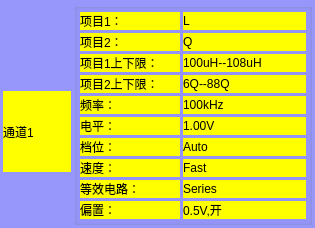
<?xml version="1.0" encoding="UTF-8"?>
<ui version="4.0">
 <class>clsChannelSettings</class>
 <widget class="QDialog" name="clsChannelSettings">
  <property name="geometry">
   <rect>
    <x>0</x>
    <y>0</y>
    <width>315</width>
    <height>203</height>
   </rect>
  </property>
  <property name="maximumSize">
   <size>
    <width>66666</width>
    <height>207</height>
   </size>
  </property>
  <property name="windowTitle">
   <string>Dialog</string>
  </property>
  <property name="styleSheet">
   <string notr="true">QDialog
{
	background-color:rgb(150,150,251);
}</string>
  </property>
  <layout class="QGridLayout" name="gridLayout_2">
   <property name="leftMargin">
    <number>3</number>
   </property>
   <property name="topMargin">
    <number>3</number>
   </property>
   <property name="rightMargin">
    <number>3</number>
   </property>
   <property name="bottomMargin">
    <number>3</number>
   </property>
   <property name="spacing">
    <number>3</number>
   </property>
   <item row="0" column="0">
    <layout class="QVBoxLayout" name="verticalLayout">
     <item>
      <layout class="QHBoxLayout" name="horizontalLayout">
       <item>
        <widget class="clsLabel" name="labelClose">
         <property name="minimumSize">
          <size>
           <width>31</width>
           <height>31</height>
          </size>
         </property>
         <property name="maximumSize">
          <size>
           <width>31</width>
           <height>31</height>
          </size>
         </property>
         <property name="text">
          <string/>
         </property>
         <property name="pixmap">
          <pixmap resource="images/res.qrc">:/close.ico</pixmap>
         </property>
        </widget>
       </item>
       <item>
        <spacer name="horizontalSpacer">
         <property name="orientation">
          <enum>Qt::Horizontal</enum>
         </property>
         <property name="sizeHint" stdset="0">
          <size>
           <width>13</width>
           <height>20</height>
          </size>
         </property>
        </spacer>
       </item>
      </layout>
     </item>
     <item>
      <spacer name="verticalSpacer">
       <property name="orientation">
        <enum>Qt::Vertical</enum>
       </property>
       <property name="sizeHint" stdset="0">
        <size>
         <width>20</width>
         <height>17</height>
        </size>
       </property>
      </spacer>
     </item>
     <item>
      <widget class="QLabel" name="labelChannel">
       <property name="minimumSize">
        <size>
         <width>66</width>
         <height>81</height>
        </size>
       </property>
       <property name="maximumSize">
        <size>
         <width>81</width>
         <height>16777215</height>
        </size>
       </property>
       <property name="styleSheet">
        <string notr="true">background-color: rgb(255, 255, 0);
font: 12pt &quot;楷体&quot;;</string>
       </property>
       <property name="text">
        <string>通道1</string>
       </property>
      </widget>
     </item>
     <item>
      <spacer name="verticalSpacer_2">
       <property name="orientation">
        <enum>Qt::Vertical</enum>
       </property>
       <property name="sizeHint" stdset="0">
        <size>
         <width>20</width>
         <height>40</height>
        </size>
       </property>
      </spacer>
     </item>
    </layout>
   </item>
   <item row="0" column="1">
    <widget class="QGroupBox" name="groupBox">
     <property name="minimumSize">
      <size>
       <width>238</width>
       <height>0</height>
      </size>
     </property>
     <property name="styleSheet">
      <string notr="true">font: 12pt &quot;楷体&quot;;</string>
     </property>
     <property name="title">
      <string/>
     </property>
     <layout class="QGridLayout" name="gridLayout">
      <property name="leftMargin">
       <number>3</number>
      </property>
      <property name="topMargin">
       <number>3</number>
      </property>
      <property name="rightMargin">
       <number>3</number>
      </property>
      <property name="bottomMargin">
       <number>3</number>
      </property>
      <property name="spacing">
       <number>3</number>
      </property>
      <item row="0" column="0">
       <layout class="QVBoxLayout" name="verticalLayout_2">
        <property name="spacing">
         <number>3</number>
        </property>
        <item>
         <widget class="QLabel" name="labelItem1">
          <property name="minimumSize">
           <size>
            <width>0</width>
            <height>0</height>
           </size>
          </property>
          <property name="maximumSize">
           <size>
            <width>100</width>
            <height>16777215</height>
           </size>
          </property>
          <property name="styleSheet">
           <string notr="true">background-color: rgb(255, 255, 0);
font: 12pt &quot;楷体&quot;;</string>
          </property>
          <property name="text">
           <string>项目1：</string>
          </property>
         </widget>
        </item>
        <item>
         <widget class="QLabel" name="labelItem2">
          <property name="minimumSize">
           <size>
            <width>0</width>
            <height>0</height>
           </size>
          </property>
          <property name="maximumSize">
           <size>
            <width>100</width>
            <height>16777215</height>
           </size>
          </property>
          <property name="styleSheet">
           <string notr="true">background-color: rgb(255, 255, 0);
font: 12pt &quot;楷体&quot;;</string>
          </property>
          <property name="text">
           <string>项目2：</string>
          </property>
         </widget>
        </item>
        <item>
         <widget class="QLabel" name="labelLimit1">
          <property name="minimumSize">
           <size>
            <width>0</width>
            <height>0</height>
           </size>
          </property>
          <property name="maximumSize">
           <size>
            <width>100</width>
            <height>16777215</height>
           </size>
          </property>
          <property name="styleSheet">
           <string notr="true">background-color: rgb(255, 255, 0);
font: 12pt &quot;楷体&quot;;</string>
          </property>
          <property name="text">
           <string>项目1上下限：</string>
          </property>
         </widget>
        </item>
        <item>
         <widget class="QLabel" name="labelLimit2">
          <property name="minimumSize">
           <size>
            <width>0</width>
            <height>0</height>
           </size>
          </property>
          <property name="maximumSize">
           <size>
            <width>100</width>
            <height>16777215</height>
           </size>
          </property>
          <property name="styleSheet">
           <string notr="true">background-color: rgb(255, 255, 0);
font: 12pt &quot;楷体&quot;;</string>
          </property>
          <property name="text">
           <string>项目2上下限：</string>
          </property>
         </widget>
        </item>
        <item>
         <widget class="QLabel" name="labelFreq">
          <property name="minimumSize">
           <size>
            <width>0</width>
            <height>0</height>
           </size>
          </property>
          <property name="maximumSize">
           <size>
            <width>100</width>
            <height>16777215</height>
           </size>
          </property>
          <property name="styleSheet">
           <string notr="true">background-color: rgb(255, 255, 0);
font: 12pt &quot;楷体&quot;;</string>
          </property>
          <property name="text">
           <string>频率：</string>
          </property>
         </widget>
        </item>
        <item>
         <widget class="QLabel" name="labelLevel">
          <property name="minimumSize">
           <size>
            <width>0</width>
            <height>0</height>
           </size>
          </property>
          <property name="maximumSize">
           <size>
            <width>100</width>
            <height>16777215</height>
           </size>
          </property>
          <property name="styleSheet">
           <string notr="true">background-color: rgb(255, 255, 0);
font: 12pt &quot;楷体&quot;;</string>
          </property>
          <property name="text">
           <string>电平：</string>
          </property>
         </widget>
        </item>
        <item>
         <widget class="QLabel" name="labelRange">
          <property name="minimumSize">
           <size>
            <width>0</width>
            <height>0</height>
           </size>
          </property>
          <property name="maximumSize">
           <size>
            <width>100</width>
            <height>16777215</height>
           </size>
          </property>
          <property name="styleSheet">
           <string notr="true">background-color: rgb(255, 255, 0);
font: 12pt &quot;楷体&quot;;</string>
          </property>
          <property name="text">
           <string>档位：</string>
          </property>
         </widget>
        </item>
        <item>
         <widget class="QLabel" name="labelSpeed">
          <property name="minimumSize">
           <size>
            <width>0</width>
            <height>0</height>
           </size>
          </property>
          <property name="maximumSize">
           <size>
            <width>100</width>
            <height>16777215</height>
           </size>
          </property>
          <property name="styleSheet">
           <string notr="true">background-color: rgb(255, 255, 0);
font: 12pt &quot;楷体&quot;;</string>
          </property>
          <property name="text">
           <string>速度：</string>
          </property>
         </widget>
        </item>
        <item>
         <widget class="QLabel" name="labelEqucct">
          <property name="minimumSize">
           <size>
            <width>0</width>
            <height>0</height>
           </size>
          </property>
          <property name="maximumSize">
           <size>
            <width>100</width>
            <height>16777215</height>
           </size>
          </property>
          <property name="styleSheet">
           <string notr="true">background-color: rgb(255, 255, 0);
font: 12pt &quot;楷体&quot;;</string>
          </property>
          <property name="text">
           <string>等效电路：</string>
          </property>
         </widget>
        </item>
        <item>
         <widget class="QLabel" name="labelBias">
          <property name="minimumSize">
           <size>
            <width>0</width>
            <height>0</height>
           </size>
          </property>
          <property name="maximumSize">
           <size>
            <width>100</width>
            <height>16777215</height>
           </size>
          </property>
          <property name="styleSheet">
           <string notr="true">background-color: rgb(255, 255, 0);
font: 12pt &quot;楷体&quot;;</string>
          </property>
          <property name="text">
           <string>偏置：</string>
          </property>
         </widget>
        </item>
       </layout>
      </item>
      <item row="0" column="1">
       <layout class="QVBoxLayout" name="verticalLayout_3">
        <property name="spacing">
         <number>3</number>
        </property>
        <item>
         <widget class="QLabel" name="labelItem11">
          <property name="minimumSize">
           <size>
            <width>0</width>
            <height>0</height>
           </size>
          </property>
          <property name="styleSheet">
           <string notr="true">background-color: rgb(255, 255, 0);
font: 12pt &quot;楷体&quot;;</string>
          </property>
          <property name="text">
           <string>L</string>
          </property>
         </widget>
        </item>
        <item>
         <widget class="QLabel" name="labelItem22">
          <property name="minimumSize">
           <size>
            <width>0</width>
            <height>0</height>
           </size>
          </property>
          <property name="styleSheet">
           <string notr="true">background-color: rgb(255, 255, 0);
font: 12pt &quot;楷体&quot;;</string>
          </property>
          <property name="text">
           <string>Q</string>
          </property>
         </widget>
        </item>
        <item>
         <widget class="QLabel" name="labelLimit11">
          <property name="minimumSize">
           <size>
            <width>0</width>
            <height>0</height>
           </size>
          </property>
          <property name="styleSheet">
           <string notr="true">background-color: rgb(255, 255, 0);
font: 12pt &quot;楷体&quot;;</string>
          </property>
          <property name="text">
           <string>100uH--108uH</string>
          </property>
         </widget>
        </item>
        <item>
         <widget class="QLabel" name="labelLimit22">
          <property name="minimumSize">
           <size>
            <width>0</width>
            <height>0</height>
           </size>
          </property>
          <property name="styleSheet">
           <string notr="true">background-color: rgb(255, 255, 0);
font: 12pt &quot;楷体&quot;;</string>
          </property>
          <property name="text">
           <string>6Q--88Q</string>
          </property>
         </widget>
        </item>
        <item>
         <widget class="QLabel" name="labelFreq1">
          <property name="minimumSize">
           <size>
            <width>0</width>
            <height>0</height>
           </size>
          </property>
          <property name="styleSheet">
           <string notr="true">background-color: rgb(255, 255, 0);
font: 12pt &quot;楷体&quot;;</string>
          </property>
          <property name="text">
           <string>100kHz</string>
          </property>
         </widget>
        </item>
        <item>
         <widget class="QLabel" name="labelLevel1">
          <property name="minimumSize">
           <size>
            <width>0</width>
            <height>0</height>
           </size>
          </property>
          <property name="styleSheet">
           <string notr="true">background-color: rgb(255, 255, 0);
font: 12pt &quot;楷体&quot;;</string>
          </property>
          <property name="text">
           <string>1.00V</string>
          </property>
         </widget>
        </item>
        <item>
         <widget class="QLabel" name="labelRange1">
          <property name="minimumSize">
           <size>
            <width>0</width>
            <height>0</height>
           </size>
          </property>
          <property name="styleSheet">
           <string notr="true">background-color: rgb(255, 255, 0);
font: 12pt &quot;楷体&quot;;</string>
          </property>
          <property name="text">
           <string>Auto</string>
          </property>
         </widget>
        </item>
        <item>
         <widget class="QLabel" name="labelSpeed1">
          <property name="minimumSize">
           <size>
            <width>0</width>
            <height>0</height>
           </size>
          </property>
          <property name="styleSheet">
           <string notr="true">background-color: rgb(255, 255, 0);
font: 12pt &quot;楷体&quot;;</string>
          </property>
          <property name="text">
           <string>Fast</string>
          </property>
         </widget>
        </item>
        <item>
         <widget class="QLabel" name="labelEqucct1">
          <property name="minimumSize">
           <size>
            <width>0</width>
            <height>0</height>
           </size>
          </property>
          <property name="styleSheet">
           <string notr="true">background-color: rgb(255, 255, 0);
font: 12pt &quot;楷体&quot;;</string>
          </property>
          <property name="text">
           <string>Series</string>
          </property>
         </widget>
        </item>
        <item>
         <widget class="QLabel" name="labelBias1">
          <property name="minimumSize">
           <size>
            <width>0</width>
            <height>0</height>
           </size>
          </property>
          <property name="styleSheet">
           <string notr="true">background-color: rgb(255, 255, 0);
font: 12pt &quot;楷体&quot;;</string>
          </property>
          <property name="text">
           <string>0.5V,开</string>
          </property>
         </widget>
        </item>
       </layout>
      </item>
     </layout>
    </widget>
   </item>
  </layout>
 </widget>
 <customwidgets>
  <customwidget>
   <class>clsLabel</class>
   <extends>QLabel</extends>
   <header location="global">clsLabel.h</header>
  </customwidget>
 </customwidgets>
 <resources>
  <include location="images/res.qrc"/>
 </resources>
 <connections/>
</ui>
